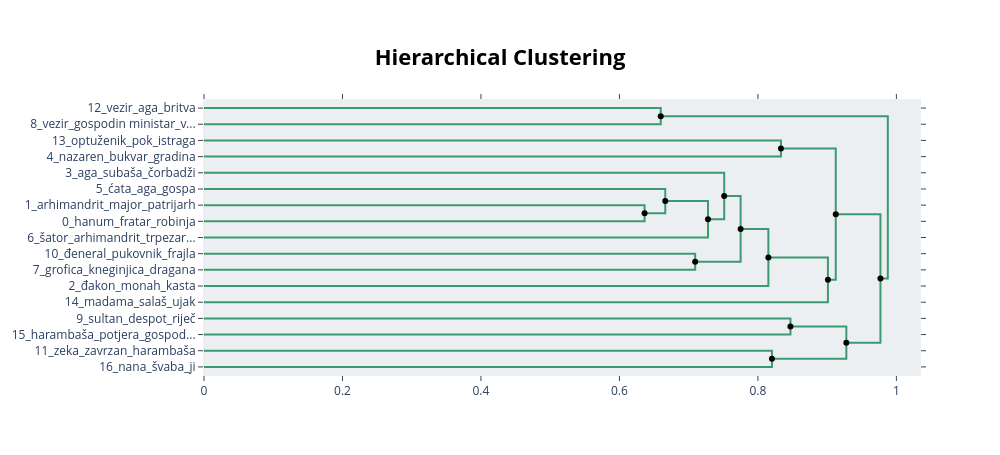

Source (notebook cell):
### Code cell
hierarchical_topics = topic_model.hierarchical_topics(docs)
topic_model.visualize_hierarchy(hierarchical_topics=hierarchical_topics)

### Figure 1 — Plotly figure (JSON) as saved in the notebook; plotly's stock layout.template omitted (floating-point values rounded to 4 significant figures)
{"data": [{"hoverinfo": "text", "marker": {"color": "rgb(61,153,112)"}, "mode": "lines", "text": ["vezir_aga_britva_tvrđava_vjera", "", "", "vezir_gospodin ministar_vranac_kavana_žandarm"], "type": "scatter", "x": [0, 0.6597, 0.6597, 0], "xaxis": "x", "y": [-5, -5, -15, -15], "yaxis": "y"}, {"hoverinfo": "text", "marker": {"color": "rgb(61,153,112)"}, "mode": "lines", "text": ["optuženik_pok_istraga_vertep_branilac", "", "", "nazaren_bukvar_gradina_tablica_tabla"], "type": "scatter", "x": [0, 0.8333, 0.8333, 0], "xaxis": "x", "y": [-25, -25, -35, -35], "yaxis": "y"}, {"hoverinfo": "text", "marker": {"color": "rgb(61,153,112)"}, "mode": "lines", "text": ["arhimandrit_major_patrijarh_grof_nastojatelj", "", "", "hanum_fratar_robinja_gospoja_hanuma"], "type": "scatter", "x": [0, 0.6363, 0.6363, 0], "xaxis": "x", "y": [-65, -65, -75, -75], "yaxis": "y"}, {"hoverinfo": "text", "marker": {"color": "rgb(61,153,112)"}, "mode": "lines", "text": ["ćata_aga_gospa_front_stanica", "", "", "arhimandrit_hanum_fratar_grof_riječ"], "type": "scatter", "x": [0, 0.6662, 0.6662, 0.6363], "xaxis": "x", "y": [-55, -55, -70, -70], "yaxis": "y"}, {"hoverinfo": "text", "marker": {"color": "rgb(61,153,112)"}, "mode": "lines", "text": ["arhimandrit_ćata_hanum_gospa_stanica", "", "", "šator_arhimandrit_trpezarija_vojvoda knez_vlastela"], "type": "scatter", "x": [0.6662, 0.7279, 0.7279, 0], "xaxis": "x", "y": [-62.5, -62.5, -85, -85], "yaxis": "y"}, {"hoverinfo": "text", "marker": {"color": "rgb(61,153,112)"}, "mode": "lines", "text": ["aga_subaša_čorbadži_kahva_hodža", "", "", "arhimandrit_ćata_stanica_gospa_hanum"], "type": "scatter", "x": [0, 0.7513, 0.7513, 0.7279], "xaxis": "x", "y": [-45, -45, -73.75, -73.75], "yaxis": "y"}, {"hoverinfo": "text", "marker": {"color": "rgb(61,153,112)"}, "mode": "lines", "text": ["đeneral_pukovnik_frajla_načelnik_dinastija", "", "", "grofica_kneginjica_dragana_grof_nana"], "type": "scatter", "x": [0, 0.7094, 0.7094, 0], "xaxis": "x", "y": [-95, -95, -105, -105], "yaxis": "y"}, {"hoverinfo": "text", "marker": {"color": "rgb(61,153,112)"}, "mode": "lines", "text": ["arhimandrit_aga_ćata_riječ_stanica", "", "", "grofica_đeneral_grof_načelnik_pukovnik"], "type": "scatter", "x": [0.7513, 0.775, 0.775, 0.7094], "xaxis": "x", "y": [-59.38, -59.38, -100, -100], "yaxis": "y"}, {"hoverinfo": "text", "marker": {"color": "rgb(61,153,112)"}, "mode": "lines", "text": ["grof_načelnik_arhimandrit_aga_ćata", "", "", "đakon_monah_kasta_frajla_ogrlica"], "type": "scatter", "x": [0.775, 0.8151, 0.8151, 0], "xaxis": "x", "y": [-79.69, -79.69, -115, -115], "yaxis": "y"}, {"hoverinfo": "text", "marker": {"color": "rgb(61,153,112)"}, "mode": "lines", "text": ["grof_načelnik_aga_arhimandrit_đeneral", "", "", "madama_salaš_ujak_popadija_despotica"], "type": "scatter", "x": [0.8151, 0.9011, 0.9011, 0], "xaxis": "x", "y": [-97.34, -97.34, -125, -125], "yaxis": "y"}, {"hoverinfo": "text", "marker": {"color": "rgb(61,153,112)"}, "mode": "lines", "text": ["nazaren_bukvar_gradina_tabla_tablica", "", "", "grof_načelnik_aga_arhimandrit_đeneral"], "type": "scatter", "x": [0.8333, 0.9125, 0.9125, 0.9011], "xaxis": "x", "y": [-30, -30, -111.2, -111.2], "yaxis": "y"}, {"hoverinfo": "text", "marker": {"color": "rgb(61,153,112)"}, "mode": "lines", "text": ["sultan_despot_riječ_savjetnik_zvaničnik", "", "", "harambaša_potjera_gospodin kapetan_čovjek_jatak"], "type": "scatter", "x": [0, 0.847, 0.847, 0], "xaxis": "x", "y": [-135, -135, -145, -145], "yaxis": "y"}, {"hoverinfo": "text", "marker": {"color": "rgb(61,153,112)"}, "mode": "lines", "text": ["zeka_zavrzan_harambaša_čamac_sovra", "", "", "nana_švaba_ji_om_baba nana"], "type": "scatter", "x": [0, 0.8203, 0.8203, 0], "xaxis": "x", "y": [-155, -155, -165, -165], "yaxis": "y"}, {"hoverinfo": "text", "marker": {"color": "rgb(61,153,112)"}, "mode": "lines", "text": ["sultan_despot_riječ_čovjek_savjetnik", "", "", "zeka_zavrzan_nana_harambaša_čamac"], "type": "scatter", "x": [0.847, 0.9277, 0.9277, 0.8203], "xaxis": "x", "y": [-140, -140, -160, -160], "yaxis": "y"}, {"hoverinfo": "text", "marker": {"color": "rgb(61,153,112)"}, "mode": "lines", "text": ["načelnik_grof_aga_arhimandrit_gospa", "", "", "sultan_zeka_zavrzan_despot_čovjek"], "type": "scatter", "x": [0.9125, 0.977, 0.977, 0.9277], "xaxis": "x", "y": [-70.59, -70.59, -150, -150], "yaxis": "y"}, {"hoverinfo": "text", "marker": {"color": "rgb(61,153,112)"}, "mode": "lines", "text": ["vezir_aga_tvrđava_britva_harem", "", "", "načelnik_aga_riječ_grof_čovjek"], "type": "scatter", "x": [0.6597, 0.9876, 0.9876, 0.977], "xaxis": "x", "y": [-10, -10, -110.3, -110.3], "yaxis": "y"}, {"hoverinfo": "text", "hovertext": ["arhimandrit_ćata_hanum_gospa_stanica", "arhimandrit_aga_ćata_riječ_stanica", "grof_načelnik_arhimandrit_aga_ćata", "grof_načelnik_aga_arhimandrit_đeneral", "nazaren_bukvar_gradina_tabla_tablica", "sultan_despot_riječ_čovjek_savjetnik", "načelnik_grof_aga_arhimandrit_gospa", "vezir_aga_tvrđava_britva_harem"], "marker": {"color": "black"}, "mode": "markers", "showlegend": false, "type": "scatter", "x": [0.6662, 0.7513, 0.775, 0.8151, 0.8333, 0.847, 0.9125, 0.6597], "y": [-62.5, -59.38, -79.69, -97.34, -30, -140, -70.59, -10]}, {"hoverinfo": "text", "hovertext": ["arhimandrit_hanum_fratar_grof_riječ", "arhimandrit_ćata_stanica_gospa_hanum", "grofica_đeneral_grof_načelnik_pukovnik", "grof_načelnik_aga_arhimandrit_đeneral", "zeka_zavrzan_nana_harambaša_čamac", "sultan_zeka_zavrzan_despot_čovjek", "načelnik_aga_riječ_grof_čovjek"], "marker": {"color": "black"}, "mode": "markers", "showlegend": false, "type": "scatter", "x": [0.6363, 0.7279, 0.7094, 0.9011, 0.8203, 0.9277, 0.977], "y": [-70, -73.75, -100, -111.2, -160, -150, -110.3]}], "layout": {"autosize": false, "height": 455, "hoverlabel": {"bgcolor": "white", "font": {"family": "Rockwell", "size": 16}}, "hovermode": "closest", "plot_bgcolor": "#ECEFF1", "showlegend": false, "title": {"font": {"color": "Black", "size": 22}, "text": "<b>Hierarchical Clustering</b>", "x": 0.5, "xanchor": "center", "yanchor": "top"}, "width": 1000, "xaxis": {"mirror": "allticks", "rangemode": "tozero", "showgrid": false, "showline": true, "showticklabels": true, "ticks": "outside", "type": "linear", "zeroline": false}, "yaxis": {"mirror": "allticks", "range": [-170, 0], "rangemode": "tozero", "showgrid": false, "showline": true, "showticklabels": true, "tickmode": "array", "ticks": "outside", "ticktext": ["12_vezir_aga_britva", "8_vezir_gospodin ministar_v...", "13_optuženik_pok_istraga", "4_nazaren_bukvar_gradina", "3_aga_subaša_čorbadži", "5_ćata_aga_gospa", "1_arhimandrit_major_patrijarh", "0_hanum_fratar_robinja", "6_šator_arhimandrit_trpezar...", "10_đeneral_pukovnik_frajla", "7_grofica_kneginjica_dragana", "2_đakon_monah_kasta", "14_madama_salaš_ujak", "9_sultan_despot_riječ", "15_harambaša_potjera_gospod...", "11_zeka_zavrzan_harambaša", "16_nana_švaba_ji"], "tickvals": [-5, -15, -25, -35, -45, -55, -65, -75, -85, -95, -105, -115, -125, -135, -145, -155, -165], "type": "linear", "zeroline": false}}}
